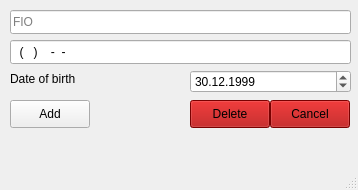
<?xml version="1.0" encoding="UTF-8"?>
<ui version="4.0">
 <class>MainWindow</class>
 <widget class="QMainWindow" name="MainWindow">
  <property name="geometry">
   <rect>
    <x>0</x>
    <y>0</y>
    <width>358</width>
    <height>190</height>
   </rect>
  </property>
  <property name="windowTitle">
   <string>Add Contact</string>
  </property>
  <widget class="QWidget" name="centralwidget">
   <widget class="QLineEdit" name="phone_field">
    <property name="geometry">
     <rect>
      <x>10</x>
      <y>40</y>
      <width>341</width>
      <height>24</height>
     </rect>
    </property>
    <property name="inputMask">
     <string>0 (000) 000-00-00; </string>
    </property>
    <property name="echoMode">
     <enum>QLineEdit::Normal</enum>
    </property>
    <property name="placeholderText">
     <string>Phone</string>
    </property>
   </widget>
   <widget class="QLabel" name="label">
    <property name="geometry">
     <rect>
      <x>10</x>
      <y>70</y>
      <width>111</width>
      <height>18</height>
     </rect>
    </property>
    <property name="text">
     <string>Date of birth</string>
    </property>
   </widget>
   <widget class="QLineEdit" name="fio_field">
    <property name="geometry">
     <rect>
      <x>10</x>
      <y>10</y>
      <width>341</width>
      <height>24</height>
     </rect>
    </property>
    <property name="placeholderText">
     <string>FIO</string>
    </property>
   </widget>
   <widget class="QPushButton" name="cancel_button">
    <property name="geometry">
     <rect>
      <x>270</x>
      <y>100</y>
      <width>80</width>
      <height>28</height>
     </rect>
    </property>
    <property name="styleSheet">
     <string notr="true">background-color: rgb(170, 0, 0);</string>
    </property>
    <property name="text">
     <string>Cancel</string>
    </property>
   </widget>
   <widget class="QPushButton" name="add_button">
    <property name="geometry">
     <rect>
      <x>10</x>
      <y>100</y>
      <width>80</width>
      <height>28</height>
     </rect>
    </property>
    <property name="text">
     <string>Add</string>
    </property>
   </widget>
   <widget class="QDateEdit" name="date_field">
    <property name="geometry">
     <rect>
      <x>190</x>
      <y>70</y>
      <width>161</width>
      <height>23</height>
     </rect>
    </property>
    <property name="date">
     <date>
      <year>1999</year>
      <month>12</month>
      <day>30</day>
     </date>
    </property>
    <property name="displayFormat">
     <string>dd.MM.yyyy</string>
    </property>
   </widget>
   <widget class="QPushButton" name="delete_button">
    <property name="geometry">
     <rect>
      <x>190</x>
      <y>100</y>
      <width>80</width>
      <height>28</height>
     </rect>
    </property>
    <property name="styleSheet">
     <string notr="true">background-color: rgb(170, 0, 0);</string>
    </property>
    <property name="text">
     <string>Delete</string>
    </property>
   </widget>
  </widget>
  <widget class="QMenuBar" name="menubar">
   <property name="geometry">
    <rect>
     <x>0</x>
     <y>0</y>
     <width>358</width>
     <height>28</height>
    </rect>
   </property>
  </widget>
  <widget class="QStatusBar" name="statusbar"/>
 </widget>
 <resources/>
 <connections/>
</ui>
